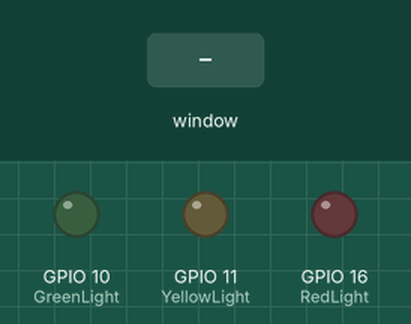
Bench run of a program on a simulated Raspberry Pi (BCM pin numbers). Shown: output pins drawn as LEDs (lit = HIGH). The test bench sets the inputs (shaded band). The desktop window is not drawn, its controls go by their first labels and the mouse button is held 0.15 s.

Above: at 1.2 s.
1.3 s: control labelled "RED-LED" in the window clicked
At 1.8 s:
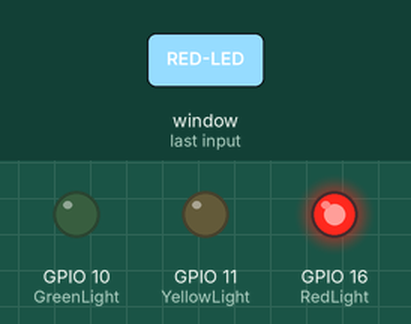
2.8 s: control labelled "GREEN-LED" in the window clicked
At 4.0 s:
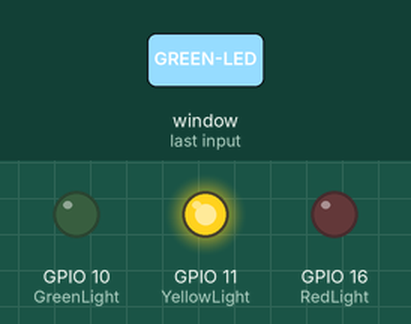
4.3 s: control labelled "YELLOW-LED" in the window clicked
At 5.3 s:
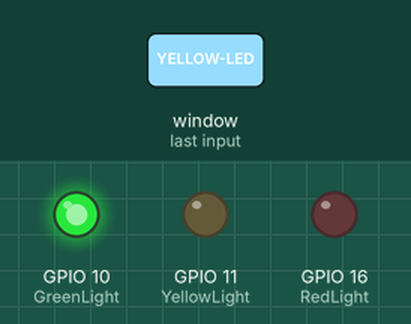
Timing chart, 0 to 7.3 s (numbered marks = the images above; inputs shaded):
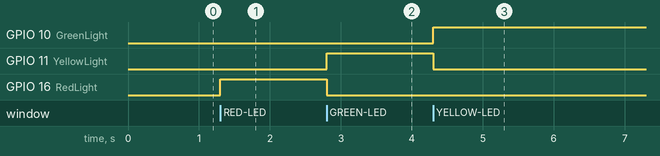

The program:

5.2S.py
```python
from tkinter import *
import tkinter.font
from gpiozero import LED
import RPi.GPIO as GPIO
GPIO.setmode(GPIO.BCM)

win = Tk()
win.title("TASK 5.2C-LED-TOGGLE");
fontstyle = tkinter.font.Font(family = "Arial", size = 20, weight = "bold")

RedLight = LED(16)
YellowLight = LED(11)
GreenLight = LED(10)
value = IntVar()

def led_function():
    Temp = value.get()
    if Temp == 1:
       RedLight.on()
       YellowLight.off()
       GreenLight.off()

    elif Temp == 2:
        RedLight.off()
        YellowLight.on()
        GreenLight.off()

    elif Temp == 3:
        RedLight.off()
        YellowLight.off()
        GreenLight.on()
    else:
        RedLight.off()
        YellowLight.off()
        GreenLight.off()


red_button = Radiobutton( win, text = "RED-LED", font = fontstyle, variable = value, value = 1, command = led_function, height = 8, width = 8)
red_button.grid( row = 1, column = 1)

green_button = Radiobutton( win, text = "GREEN-LED", font = fontstyle, variable = value, value = 2, command = led_function, height = 10, width = 10)
green_button.grid( row = 2, column = 2)

yellow_button = Radiobutton( win, text = "YELLOW-LED", font = fontstyle, variable = value, value= 3, command = led_function, height = 10, width = 10)
yellow_button.grid( row = 3, column = 3)

win.mainloop()
```

Measured:
- after the input at 1.3 s, GPIO 16 (RedLight): LOW → HIGH at once
- after the input at 2.8 s, GPIO 11 (YellowLight): LOW → HIGH at once; GPIO 16 (RedLight): HIGH → LOW at once
- after the input at 4.3 s, GPIO 10 (GreenLight): LOW → HIGH at once; GPIO 11 (YellowLight): HIGH → LOW at once
